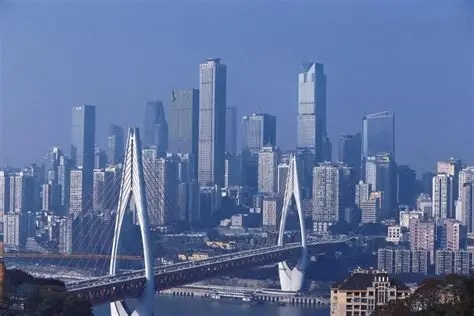
#> input picture cvstudey/chapter-2/resource/chongqing_bridge.jpg, 474 x 316 px, found by its file name
$ python 'cv2 resize.py'
#> lines starting #> are read from the running program, lines starting #| are printed output that depends on the picture
import cv2
import numpy as np
import matplotlib.pyplot as plt

img = cv2.imread(r'/cv的学习/chapter-2/resource/chongqing_bridge.jpg')
#> img is the input picture: shape (316, 474, 3); mean B, G, R 156, 114, 95
  # 通过设置图像缩放因子对图像进行放大
enlarge = cv2.resize(img,None,fx=4,fy=4,interpolation=cv2.INTER_CUBIC)
  # 通过设置图像像素大小对图像进行缩小
height, width = img.shape[:2]
#> height = 316; width = 474
reduce = cv2.resize(img,(int(0.5 * width),int(0.5 * height)),interpolation=cv2.INTER_AREA)
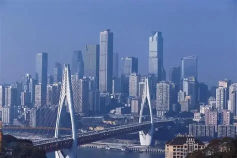
#> reduce: shape (158, 237, 3); mean B, G, R 156.1, 114.1, 95.1
# cv2.imshow('enlarge',enlarge)
# cv2.imshow('reduce', reduce)
# cv2.waitKey(0)
plt.figure(figsize=(12,12))

plt.subplot(2, 2, 1), plt.imshow(img), plt.title('原图像')
plt.subplot(2, 2, 2), plt.imshow(enlarge), plt.title('放大')
plt.subplot(2, 2, 3), plt.imshow(reduce), plt.title('缩小')
plt.show()
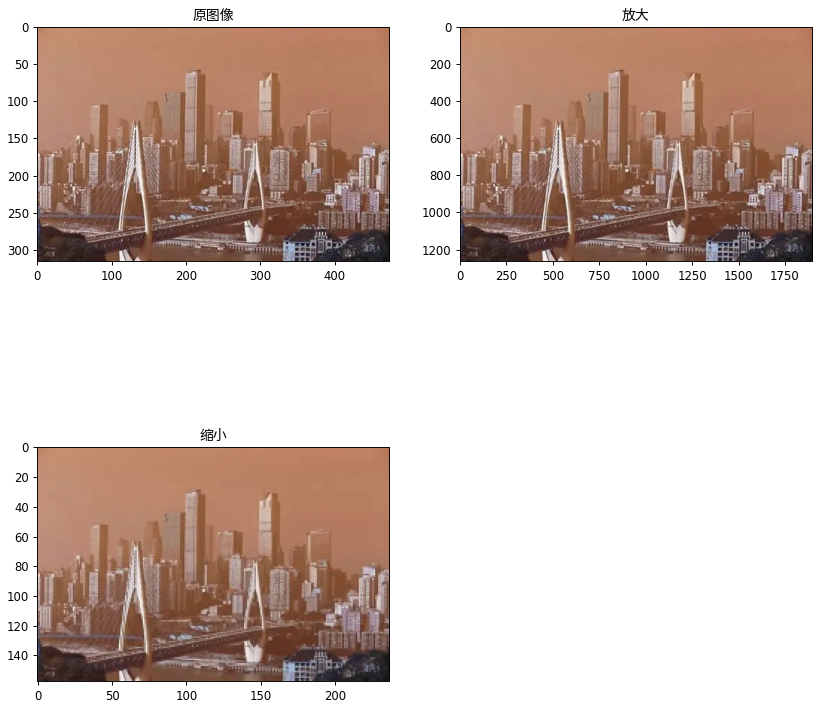
#> figure drawn by matplotlib, 3 panels; B, G, R data is drawn as R, G, B
